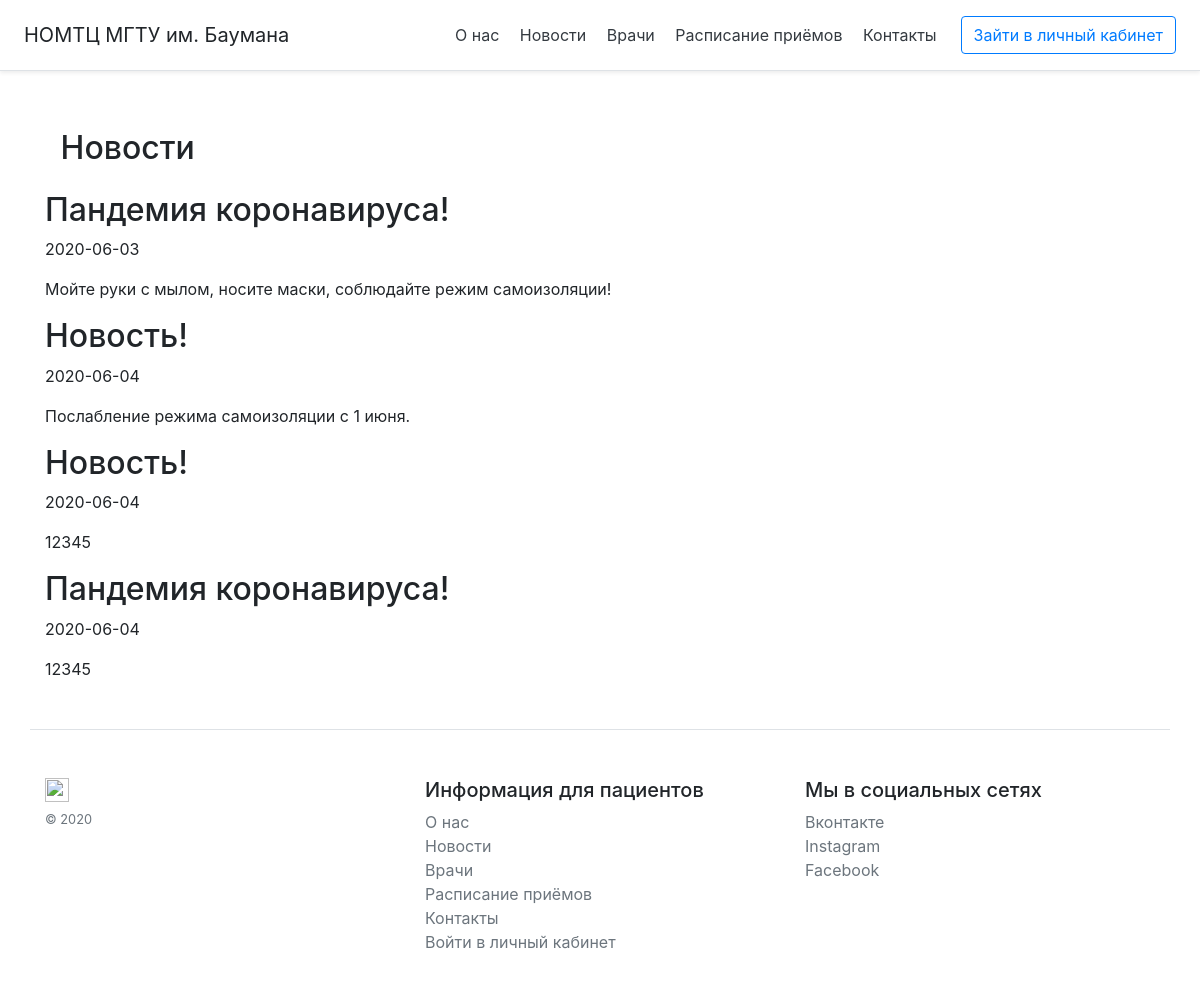
Page /news on the committed database.
### start.py (models this page shows, shortened)
class News(db.Model):
    __tablename__ = 'news'
    id_news = db.Column(db.Integer, primary_key = True)
    news_date = db.Column(db.Date, default=datetime.utcnow)
    news_title = db.Column(db.String(300), nullable = True)
    news_text = db.Column(db.Text, nullable = True)

### start.py (the view)
@app.route('/news', methods = ['GET'])
def news():
    news = News.query.all()
    return render_template('news.html', news = news)

### templates/news.html (shortened to what this page needs)
{% extends 'base.html' %}
{% block body %}
<div class="container mt-5">
    <div class="parent">
        <h2>Новости</h2>
    </div>
    {% for nw in news %}
    <div class="blog-post">
        <h2 class="blog-post-title">{{ nw.news_title }}</h2>
        <p class="blog-post-meta">{{ nw.news_date }}</p>
        <p>{{ nw.news_text }}</p>
      </div>
    {% endfor %}
    </div>
{% endblock %}

### rows in the picture
News: news_title "Пандемия коронавируса!", news_date "2020-06-03", news_text "Мойте руки с мылом, носите маски, соблюдайте режим самоизоляции!"
News: news_title "Новость!", news_date "2020-06-04", news_text "Послабление режима самоизоляции с 1 июня."
News: news_title "Новость!", news_date "2020-06-04", news_text "12345"
News: news_title "Пандемия коронавируса!", news_date "2020-06-04", news_text "12345"
